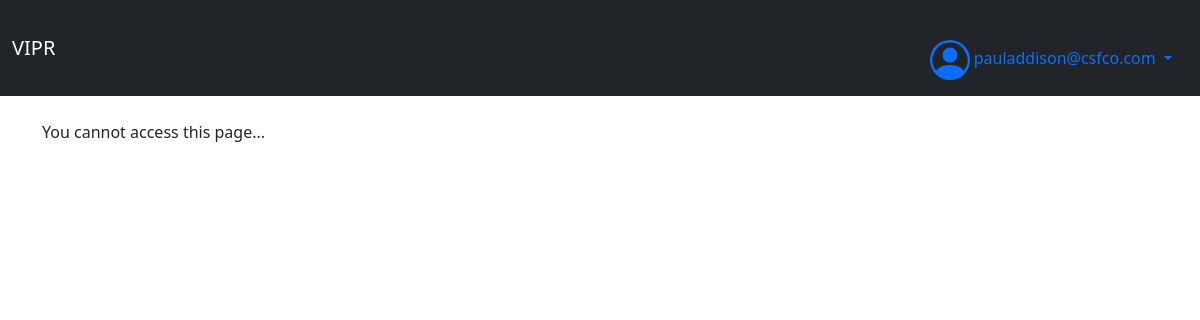
/update_user/1 (signed in), run on an earlier commit of the app's database.
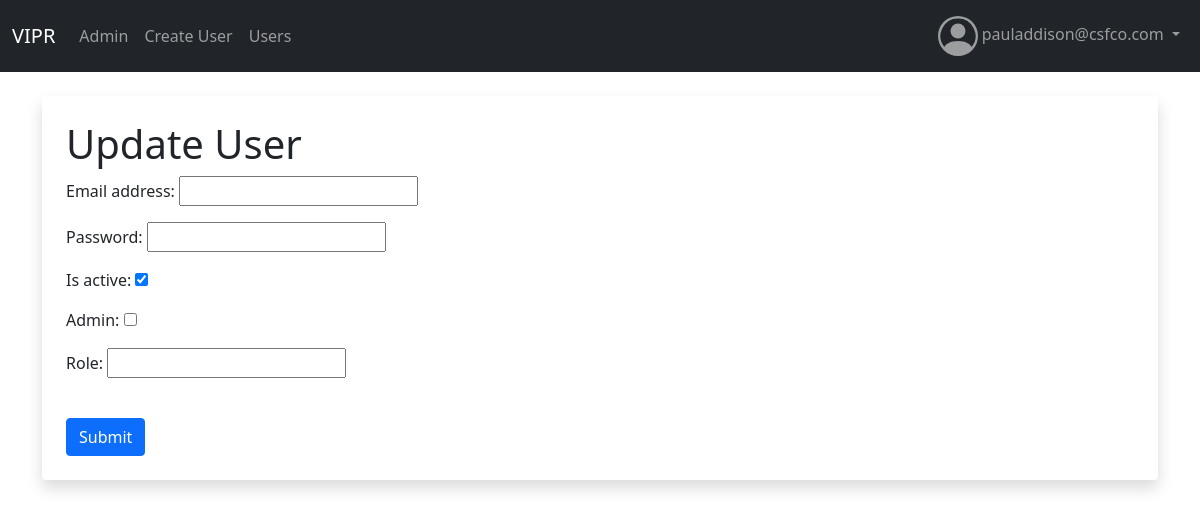
And on a later commit of the database.
### user_app/models.py (models this page shows, shortened)
class User(AbstractBaseUser):
	id = models.BigAutoField(primary_key=True)
	email = models.EmailField(
		verbose_name='email address',
		max_length=255,
		unique=True,
	)
	is_active = models.BooleanField(default=True)
	staff = models.BooleanField(default=False) # a admin user; non super-user
	admin = models.BooleanField(default=False) # a superuser
	role = models.CharField(max_length=255)
	USERNAME_FIELD = 'email'
	REQUIRED_FIELDS = [] # Email & Password are required by default.
	objects = UserManager()

### user_app/views.py (the view)
# urls.py: path('update_user/<user_id>', views.update_user, name="update_user"),
def update_user(request, user_id):
	user_pk = User.objects.get(id=user_id)
	print(user_pk.id)
	if request.method== "POST":
		form = UserAdminChangeForm(request.POST)
		if form.is_valid():
			form.save()
			messages.success(request, ("Updated User!"))
			return redirect('user_list')
	else:
		form = UserAdminChangeForm()
	return render(request, 'user_app/update_user.html', {
		'form':form, 'user_pk':user_pk
		})

### user_app/forms.py
class UserAdminChangeForm(forms.ModelForm):
    class Meta:
        model = User
        fields = ['email', 'password', 'is_active', 'admin', 'role']

### user_app/templates/user_app/update_user.html (shortened to what this page needs)
{% extends 'user_app/base.html' %}
{% block content %}
{% if user.is_authenticated and user.role == "Admin" %}
<div class="shadow p-4 mb-5 bg-body rounded">
  <h1>Update User</h1>
<form action="{% url 'update_user' user_pk.id %}" method=POST>
  {{ form.as_p }}
  <br/>
  <button type="submit" class="btn btn-primary">Submit</button>
</form>
</div>
{% else %}
You cannot access this page...
{% endif %}
{% endblock %}

### user_app/templates/user_app/admin_navbar.html (shortened to what this page needs)
<nav class="navbar navbar-expand-lg navbar-dark bg-dark">
  <div class="container-fluid">
    <a class="navbar-brand" href="#">VIPR</a>
    <div class="collapse navbar-collapse" id="navbar">
      <ul class="navbar-nav me-auto mb-2 mb-lg-0">
        <li class="nav-item">
          <a class="nav-link{% if request.resolver_match.url_name == 'admin_area' %} active{% endif %}" href="{% url 'admin_area' %}">Admin</a>
        </li>
        <li class="nav-item">
          <a class="nav-link{% if request.resolver_match.url_name == 'register_user' %} active{% endif %}" href="{% url 'register_user' %}">Create User</a>
        </li>
        <li class="nav-item">
          <a class="nav-link{% if request.resolver_match.url_name == 'user_list' %} active{% endif %}" href="{% url 'user_list' %}">Users</a>
        </li>
      </ul>
        {% if user.is_authenticated %}
        <ul class="navbar-nav">
        <li class="nav-item dropdown">
          <a class="nav-link dropdown-toggle" href="#" id="navbarDropdown" role="button" data-bs-toggle="dropdown" aria-expanded="false">
           {{ user.email }}
          </a>
        </li>
      </ul>
        {% else %}
          <a class="nav-link" href="{% url 'login' %}">Login</a>
        {% endif %}
    </div>
  </div>
</nav>

### user_app/templates/user_app/navbar.html (shortened to what this page needs)
<nav class="navbar navbar-expand-lg navbar-dark bg-dark">
  <div class="container-fluid">
    <a class="navbar-brand" href="#">VIPR</a>
        {% if user.is_authenticated %}
        <li class="nav-item dropdown">
          <a class="nav-link dropdown-toggle" href="#" id="navbarDropdown" role="button" data-bs-toggle="dropdown" aria-expanded="false">
          {{ user.email }}
          </a>
        </li>
        {% else %}
          <a class="nav-link" href="{% url 'login' %}">Login</a>
        {% endif %}
    </div>
</nav>

What changed in the data, as far as the page shows it:
changed User "pauladdison@csfco.com": role empty → "Admin" (drawn)
Also different on the page:
form field is_active: (not shown) → "☑"
form field admin: (not shown) → "☐"
text no longer shown: "You cannot access this page..."
text now shown: "Admin Create User Users Update User Email address: Password: Is active: Admin: Role: Submit"
